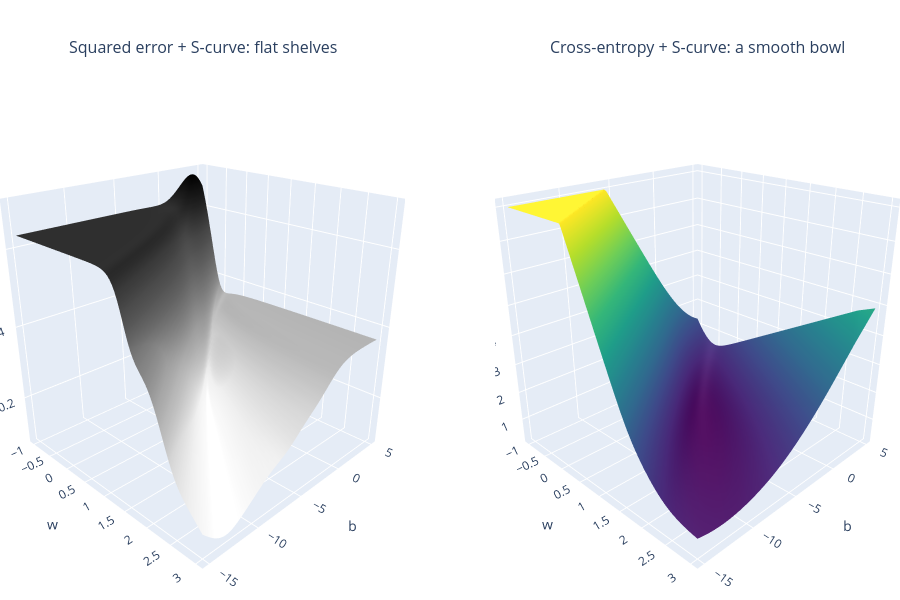

Write notebook code for a chart like this one.
### Markdown cell above
**Reason 2: the landscape.** Put squared error on top of the S-curve and the bowl gets **flat plateaus**. A ball placed there would barely know which way to roll. Cross-entropy gives a smooth, bowl-like shape that always slopes towards the bottom.

### Code cell
W3, B3 = np.meshgrid(np.linspace(-1, 3, 90), np.linspace(-15, 5, 90))
P3 = np.clip(sigmoid(W3[..., None] * hours + B3[..., None]), 1e-12, 1 - 1e-12)
MSE3 = np.mean((passed - P3)**2, axis=-1)
CE3 = np.mean(-(passed * np.log(P3) + (1 - passed) * np.log(1 - P3)), axis=-1)

fig = make_subplots(rows=1, cols=2, specs=[[{"type": "surface"}, {"type": "surface"}]],
                    subplot_titles=["Squared error + S-curve: flat shelves", "Cross-entropy + S-curve: a smooth bowl"])
fig.add_trace(go.Surface(x=W3, y=B3, z=MSE3, colorscale="Greys", showscale=False), 1, 1)
fig.add_trace(go.Surface(x=W3, y=B3, z=np.minimum(CE3, 8), colorscale="Viridis", showscale=False), 1, 2)
cam = dict(eye=dict(x=1.6, y=-1.6, z=1.0))
fig.update_layout(height=600, margin=dict(l=0, r=0, t=60, b=0),
                  scene=dict(xaxis_title="w", yaxis_title="b", zaxis_title="loss", camera=cam),
                  scene2=dict(xaxis_title="w", yaxis_title="b", zaxis_title="loss", camera=cam))
fig.show()

### Figure 1 — Plotly figure (JSON) as saved in the notebook; plotly's stock layout.template omitted (floating-point values rounded to 4 significant figures; data arrays with more than 128 entries replaced by an {"elided": "..."} marker saying what was removed)
{"data": [{"colorscale": [[0, "rgb(255,255,255)"], [0.125, "rgb(240,240,240)"], [0.25, "rgb(217,217,217)"], [0.375, "rgb(189,189,189)"], [0.5, "rgb(150,150,150)"], [0.625, "rgb(115,115,115)"], [0.75, "rgb(82,82,82)"], [0.875, "rgb(37,37,37)"], [1, "rgb(0,0,0)"]], "scene": "scene", "showscale": false, "type": "surface", "x": {"elided": "90x90 float values"}, "y": {"elided": "90x90 float values"}, "z": {"elided": "90x90 float values"}}, {"colorscale": [[0, "#440154"], [0.1111, "#482878"], [0.2222, "#3e4989"], [0.3333, "#31688e"], [0.4444, "#26828e"], [0.5556, "#1f9e89"], [0.6667, "#35b779"], [0.7778, "#6ece58"], [0.8889, "#b5de2b"], [1, "#fde725"]], "scene": "scene2", "showscale": false, "type": "surface", "x": {"elided": "90x90 float values"}, "y": {"elided": "90x90 float values"}, "z": {"elided": "90x90 float values"}}], "layout": {"annotations": [{"font": {"size": 16}, "showarrow": false, "text": "Squared error + S-curve: flat shelves", "x": 0.225, "xanchor": "center", "xref": "paper", "y": 1, "yanchor": "bottom", "yref": "paper"}, {"font": {"size": 16}, "showarrow": false, "text": "Cross-entropy + S-curve: a smooth bowl", "x": 0.775, "xanchor": "center", "xref": "paper", "y": 1, "yanchor": "bottom", "yref": "paper"}], "height": 600, "margin": {"b": 0, "l": 0, "r": 0, "t": 60}, "scene": {"camera": {"eye": {"x": 1.6, "y": -1.6, "z": 1}}, "domain": {"x": [0, 0.45], "y": [0, 1]}, "xaxis": {"title": {"text": "w"}}, "yaxis": {"title": {"text": "b"}}, "zaxis": {"title": {"text": "loss"}}}, "scene2": {"camera": {"eye": {"x": 1.6, "y": -1.6, "z": 1}}, "domain": {"x": [0.55, 1], "y": [0, 1]}, "xaxis": {"title": {"text": "w"}}, "yaxis": {"title": {"text": "b"}}, "zaxis": {"title": {"text": "loss"}}}}}
